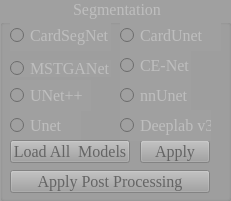
   <widget class="QGroupBox" name="segmentation_box">
    <property name="enabled">
     <bool>false</bool>
    </property>
    <property name="geometry">
     <rect>
      <x>430</x>
      <y>30</y>
      <width>231</width>
      <height>201</height>
     </rect>
    </property>
    <property name="font">
     <font>
      <family>Times New Roman</family>
      <pointsize>12</pointsize>
      <weight>9</weight>
      <italic>false</italic>
      <bold>false</bold>
     </font>
    </property>
    <property name="styleSheet">
     <string notr="true">QGroupBox {
   background-color: rgb(160, 160, 160);;font: 75 12pt &quot;Times New Roman&quot;;
}

QGroupBox QWidget {
    background-color: /* your desired content background color here */;
}

QGroupBox::title {
    subcontrol-origin: margin;
    subcontrol-position: top center;
}
</string>
    </property>
    <property name="title">
     <string>Segmentation</string>
    </property>
    <widget class="QRadioButton" name="segmentor3">
     <property name="enabled">
      <bool>false</bool>
     </property>
     <property name="geometry">
      <rect>
       <x>10</x>
       <y>60</y>
       <width>101</width>
       <height>17</height>
      </rect>
     </property>
     <property name="font">
      <font>
       <family>Times New Roman</family>
       <pointsize>12</pointsize>
       <weight>9</weight>
       <italic>false</italic>
       <bold>false</bold>
      </font>
     </property>
     <property name="styleSheet">
      <string notr="true">font: 75 12pt &quot;Times New Roman&quot;; background-color: rgb(160, 160, 160);</string>
     </property>
     <property name="text">
      <string>MSTGANet</string>
     </property>
    </widget>
    <widget class="QRadioButton" name="segmentor1">
     <property name="enabled">
      <bool>false</bool>
     </property>
     <property name="geometry">
      <rect>
       <x>10</x>
       <y>20</y>
       <width>101</width>
       <height>31</height>
      </rect>
     </property>
     <property name="font">
      <font>
       <family>Times New Roman</family>
       <pointsize>12</pointsize>
       <weight>9</weight>
       <italic>false</italic>
       <bold>false</bold>
      </font>
     </property>
     <property name="styleSheet">
      <string notr="true">font: 75 12pt &quot;Times New Roman&quot;; background-color: rgb(160, 160, 160);</string>
     </property>
     <property name="text">
      <string>CardSegNet</string>
     </property>
    </widget>
    <widget class="QPushButton" name="applysegmentation">
     <property name="enabled">
      <bool>false</bool>
     </property>
     <property name="geometry">
      <rect>
       <x>140</x>
       <y>140</y>
       <width>70</width>
       <height>23</height>
      </rect>
     </property>
     <property name="font">
      <font>
       <family>Times New Roman</family>
       <pointsize>12</pointsize>
       <weight>9</weight>
       <italic>false</italic>
       <bold>false</bold>
      </font>
     </property>
     <property name="styleSheet">
      <string notr="true">color: rgb(0, 0, 0); background-color: rgb(231, 194, 255);font: 75 12pt &quot;Times New Roman&quot;;background-color: rgb(160, 160, 160);color: rgb(100, 100, 100)</string>
     </property>
     <property name="text">
      <string>Apply</string>
     </property>
    </widget>
    <widget class="QLabel" name="label_pre_2">
     <property name="enabled">
      <bool>false</bool>
     </property>
     <property name="geometry">
      <rect>
       <x>20</x>
       <y>170</y>
       <width>191</width>
       <height>21</height>
      </rect>
     </property>
     <property name="font">
      <font>
       <family>Times New Roman</family>
       <pointsize>12</pointsize>
       <weight>9</weight>
       <italic>false</italic>
       <bold>false</bold>
      </font>
     </property>
     <property name="styleSheet">
      <string notr="true">font: 75 12pt &quot;Times New Roman&quot;;</string>
     </property>
     <property name="text">
      <string/>
     </property>
    </widget>
    <widget class="QRadioButton" name="segmentor5">
     <property name="enabled">
      <bool>false</bool>
     </property>
     <property name="geometry">
      <rect>
       <x>10</x>
       <y>80</y>
       <width>81</width>
       <height>31</height>
      </rect>
     </property>
     <property name="font">
      <font>
       <family>Times New Roman</family>
       <pointsize>12</pointsize>
       <weight>9</weight>
       <italic>false</italic>
       <bold>false</bold>
      </font>
     </property>
     <property name="styleSheet">
      <string notr="true">font: 75 12pt &quot;Times New Roman&quot;; background-color: rgb(160, 160, 160);</string>
     </property>
     <property name="text">
      <string>UNet++</string>
     </property>
    </widget>
    <widget class="QRadioButton" name="segmentor6">
     <property name="enabled">
      <bool>false</bool>
     </property>
     <property name="geometry">
      <rect>
       <x>120</x>
       <y>80</y>
       <width>71</width>
       <height>31</height>
      </rect>
     </property>
     <property name="font">
      <font>
       <family>Times New Roman</family>
       <pointsize>12</pointsize>
       <weight>9</weight>
       <italic>false</italic>
       <bold>false</bold>
      </font>
     </property>
     <property name="styleSheet">
      <string notr="true">font: 75 12pt &quot;Times New Roman&quot;; background-color: rgb(160, 160, 160);</string>
     </property>
     <property name="text">
      <string>nnUnet</string>
     </property>
    </widget>
    <widget class="QRadioButton" name="segmentor4">
     <property name="enabled">
      <bool>false</bool>
     </property>
     <property name="geometry">
      <rect>
       <x>120</x>
       <y>50</y>
       <width>71</width>
       <height>30</height>
      </rect>
     </property>
     <property name="font">
      <font>
       <family>Times New Roman</family>
       <pointsize>12</pointsize>
       <weight>9</weight>
       <italic>false</italic>
       <bold>false</bold>
      </font>
     </property>
     <property name="styleSheet">
      <string notr="true">font: 75 12pt &quot;Times New Roman&quot;; background-color: rgb(160, 160, 160);</string>
     </property>
     <property name="text">
      <string>CE-Net</string>
     </property>
    </widget>
    <widget class="QRadioButton" name="segmentor8">
     <property name="enabled">
      <bool>false</bool>
     </property>
     <property name="geometry">
      <rect>
       <x>120</x>
       <y>110</y>
       <width>91</width>
       <height>31</height>
      </rect>
     </property>
     <property name="font">
      <font>
       <family>Times New Roman</family>
       <pointsize>12</pointsize>
       <weight>9</weight>
       <italic>false</italic>
       <bold>false</bold>
      </font>
     </property>
     <property name="styleSheet">
      <string notr="true">font: 75 12pt &quot;Times New Roman&quot;; background-color: rgb(160, 160, 160);</string>
     </property>
     <property name="text">
      <string>Deeplab v3</string>
     </property>
    </widget>
    <widget class="QRadioButton" name="segmentor7">
     <property name="enabled">
      <bool>false</bool>
     </property>
     <property name="geometry">
      <rect>
       <x>10</x>
       <y>110</y>
       <width>71</width>
       <height>31</height>
      </rect>
     </property>
     <property name="font">
      <font>
       <family>Times New Roman</family>
       <pointsize>12</pointsize>
       <weight>9</weight>
       <italic>false</italic>
       <bold>false</bold>
      </font>
     </property>
     <property name="styleSheet">
      <string notr="true">font: 75 12pt &quot;Times New Roman&quot;; background-color: rgb(160, 160, 160);</string>
     </property>
     <property name="text">
      <string>Unet </string>
     </property>
    </widget>
    <widget class="QRadioButton" name="segmentor2">
     <property name="enabled">
      <bool>false</bool>
     </property>
     <property name="geometry">
      <rect>
       <x>120</x>
       <y>20</y>
       <width>101</width>
       <height>31</height>
      </rect>
     </property>
     <property name="font">
      <font>
       <family>Times New Roman</family>
       <pointsize>12</pointsize>
       <weight>9</weight>
       <italic>false</italic>
       <bold>false</bold>
      </font>
     </property>
     <property name="styleSheet">
      <string notr="true">font: 75 12pt &quot;Times New Roman&quot;; background-color: rgb(160, 160, 160);</string>
     </property>
     <property name="text">
      <string>CardUnet </string>
     </property>
    </widget>
    <widget class="QPushButton" name="load_models">
     <property name="enabled">
      <bool>false</bool>
     </property>
     <property name="geometry">
      <rect>
       <x>10</x>
       <y>140</y>
       <width>120</width>
       <height>23</height>
      </rect>
     </property>
     <property name="font">
      <font>
       <family>Times New Roman</family>
       <pointsize>12</pointsize>
       <weight>9</weight>
       <italic>false</italic>
       <bold>false</bold>
      </font>
     </property>
     <property name="styleSheet">
      <string notr="true">font: 75 12pt &quot;Times New Roman&quot;;color: rgb(0, 0, 0); background-color: rgb(160, 160, 160);color: rgb(100, 100, 100)</string>
     </property>
     <property name="text">
      <string>Load All  Models</string>
     </property>
    </widget>
    <widget class="QPushButton" name="post_processing_b">
     <property name="enabled">
      <bool>false</bool>
     </property>
     <property name="geometry">
      <rect>
       <x>10</x>
       <y>170</y>
       <width>200</width>
       <height>23</height>
      </rect>
     </property>
     <property name="font">
      <font>
       <family>Times New Roman</family>
       <pointsize>12</pointsize>
       <weight>9</weight>
       <italic>false</italic>
       <bold>false</bold>
      </font>
     </property>
     <property name="styleSheet">
      <string notr="true">font: 75 12pt &quot;Times New Roman&quot;;color: rgb(0, 0, 0); background-color: rgb(160, 160, 160);color: rgb(100, 100, 100)</string>
     </property>
     <property name="text">
      <string>Apply Post Processing</string>
     </property>
    </widget>
    <zorder>label_pre_2</zorder>
    <zorder>segmentor3</zorder>
    <zorder>segmentor1</zorder>
    <zorder>applysegmentation</zorder>
    <zorder>segmentor5</zorder>
    <zorder>segmentor6</zorder>
    <zorder>segmentor4</zorder>
    <zorder>segmentor8</zorder>
    <zorder>segmentor7</zorder>
    <zorder>segmentor2</zorder>
    <zorder>load_models</zorder>
    <zorder>post_processing_b</zorder>
   </widget>
